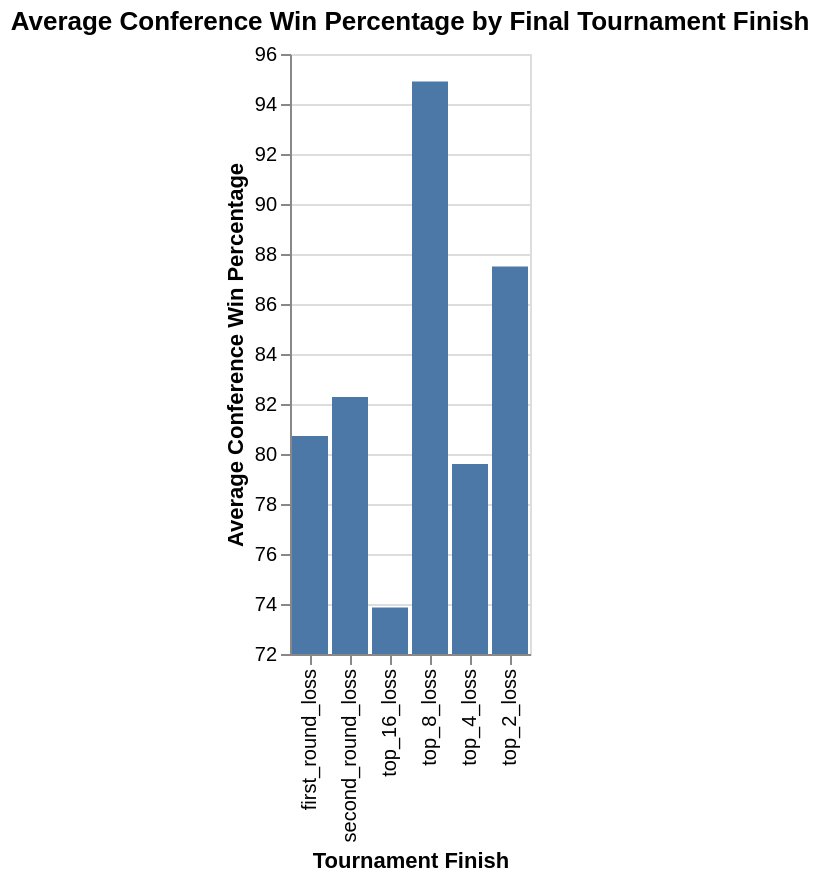

Notebook code cell kept with this figure:
### Markdown cell above
Visualization 1: This chart compares average conference win percentage with final tournament finishes to test whether the team's conference record can predict how far a team advances. If it were a good predictor, averages would rise as the team's tourney finishes get better. Instead, the pattern is uneven with the top 16 losers average at 74% while top 8 losers average about 95%. This suggests conference win percentage alone is a weak predictor of tournament outcome would need to be used alongside seed as another predictor.

### Code cell
finish_order = [
    "opening_round_loss", "first_round_loss", "second_round_loss",
    "top_16_loss", "top_8_loss", "top_4_loss", "top_2_loss", "champ"
]

conf_wins_plot = alt.Chart(wmm_tidy).mark_bar().encode(
    x = alt.X("tourney_finish:N").sort(finish_order).title("Tournament Finish"),
    y = alt.Y("mean(conf_wins_pct)").scale(zero=False).title("Average Conference Win Percentage")
).properties(
    title="Average Conference Win Percentage by Final Tournament Finish"
)

conf_wins_plot

### Figure 1 — Vega-Lite specification as saved in the notebook (floating-point values rounded to 4 significant figures)
{"config": {"view": {"continuousWidth": 300, "continuousHeight": 300}}, "data": {"name": "data-cf216c69a7f94ce19a87af09c7742b5c"}, "mark": {"type": "bar"}, "encoding": {"x": {"field": "tourney_finish", "sort": ["opening_round_loss", "first_round_loss", "second_round_loss", "top_16_loss", "top_8_loss", "top_4_loss", "top_2_loss", "champ"], "title": "Tournament Finish", "type": "nominal"}, "y": {"aggregate": "mean", "field": "conf_wins_pct", "scale": {"zero": false}, "title": "Average Conference Win Percentage", "type": "quantitative"}}, "title": "Average Conference Win Percentage by Final Tournament Finish", "$schema": "https://vega.github.io/schema/vega-lite/v5.20.1.json", "datasets": {"data-cf216c69a7f94ce19a87af09c7742b5c": [{"year": 1983, "school": "Auburn", "seed": 5, "conf_wins_pct": 75.0, "reg_wins_pct": 76.7, "tourney_finish": "top_16_loss"}, {"year": 1983, "school": "Georgia", "seed": 2, "conf_wins_pct": 50.0, "reg_wins_pct": 80.0, "tourney_finish": "top_4_loss"}, {"year": 1983, "school": "Kentucky", "seed": 3, "conf_wins_pct": 75.0, "reg_wins_pct": 85.2, "tourney_finish": "first_round_loss"}, {"year": 1983, "school": "Ole Miss", "seed": 4, "conf_wins_pct": 75.0, "reg_wins_pct": 83.3, "tourney_finish": "top_16_loss"}, {"year": 1983, "school": "Tennessee", "seed": 1, "conf_wins_pct": 87.5, "reg_wins_pct": 76.7, "tourney_finish": "top_8_loss"}, {"year": 1984, "school": "Alabama", "seed": 2, "conf_wins_pct": 62.5, "reg_wins_pct": 73.3, "tourney_finish": "top_16_loss"}, {"year": 1984, "school": "Georgia", "seed": 1, "conf_wins_pct": 87.5, "reg_wins_pct": 93.3, "tourney_finish": "top_8_loss"}, {"year": 1984, "school": "Louisville", "seed": 5, "conf_wins_pct": 70.0, "reg_wins_pct": 51.6, "tourney_finish": "first_round_loss"}, {"year": 1984, "school": "LSU", "seed": 5, "conf_wins_pct": 62.5, "reg_wins_pct": 78.6, "tourney_finish": "top_16_loss"}, {"year": 1984, "school": "Ole Miss", "seed": 4, "conf_wins_pct": 75.0, "reg_wins_pct": 82.1, "tourney_finish": "top_16_loss"}, {"year": 1984, "school": "Tennessee", "seed": 3, "conf_wins_pct": 87.5, "reg_wins_pct": 67.9, "tourney_finish": "top_2_loss"}, {"year": 1985, "school": "Auburn", "seed": 3, "conf_wins_pct": 62.5, "reg_wins_pct": 82.8, "tourney_finish": "top_16_loss"}, {"year": 1985, "school": "Georgia", "seed": 2, "conf_wins_pct": 87.5, "reg_wins_pct": 86.2, "tourney_finish": "top_2_loss"}, {"year": 1985, "school": "Memphis", "seed": 6, "conf_wins_pct": 90.0, "reg_wins_pct": 79.3, "tourney_finish": "first_round_loss"}, {"year": 1985, "school": "Ole Miss", "seed": 2, "conf_wins_pct": 100.0, "reg_wins_pct": 93.1, "tourney_finish": "top_8_loss"}, {"year": 1985, "school": "Southern Miss.", "seed": 7, "conf_wins_pct": 80.0, "reg_wins_pct": 72.4, "tourney_finish": "first_round_loss"}, {"year": 1985, "school": "Tennessee", "seed": 3, "conf_wins_pct": 50.0, "reg_wins_pct": 70.0, "tourney_finish": "top_16_loss"}, {"year": 1996, "school": "DePaul", "seed": 7, "conf_wins_pct": 92.9, "reg_wins_pct": 69.0, "tourney_finish": "second_round_loss"}, {"year": 1996, "school": "George Washington", "seed": 6, "conf_wins_pct": 87.5, "reg_wins_pct": 80.6, "tourney_finish": "second_round_loss"}, {"year": 1996, "school": "Massachusetts", "seed": 8, "conf_wins_pct": 68.8, "reg_wins_pct": 69.0, "tourney_finish": "first_round_loss"}, {"year": 1996, "school": "Memphis", "seed": 8, "conf_wins_pct": 71.4, "reg_wins_pct": 66.7, "tourney_finish": "first_round_loss"}, {"year": 1996, "school": "Notre Dame", "seed": 12, "conf_wins_pct": 83.3, "reg_wins_pct": 75.9, "tourney_finish": "second_round_loss"}, {"year": 1996, "school": "Rhode Island", "seed": 10, "conf_wins_pct": 81.3, "reg_wins_pct": 75.0, "tourney_finish": "first_round_loss"}, {"year": 1996, "school": "Southern Miss.", "seed": 9, "conf_wins_pct": 78.6, "reg_wins_pct": 75.0, "tourney_finish": "second_round_loss"}, {"year": 1996, "school": "Tulane", "seed": 14, "conf_wins_pct": 64.3, "reg_wins_pct": 70.0, "tourney_finish": "first_round_loss"}, {"year": 1996, "school": "UConn", "seed": 1, "conf_wins_pct": 94.4, "reg_wins_pct": 90.9, "tourney_finish": "top_4_loss"}, {"year": 1997, "school": "DePaul", "seed": 12, "conf_wins_pct": 71.4, "reg_wins_pct": 71.4, "tourney_finish": "first_round_loss"}, {"year": 1997, "school": "George Washington", "seed": 5, "conf_wins_pct": 100.0, "reg_wins_pct": 83.3, "tourney_finish": "top_8_loss"}, {"year": 1997, "school": "Louisville", "seed": 10, "conf_wins_pct": 85.7, "reg_wins_pct": 71.4, "tourney_finish": "first_round_loss"}, {"year": 1997, "school": "Marquette", "seed": 12, "conf_wins_pct": 71.4, "reg_wins_pct": 69.0, "tourney_finish": "second_round_loss"}, {"year": 1997, "school": "Memphis", "seed": 11, "conf_wins_pct": 85.7, "reg_wins_pct": 78.6, "tourney_finish": "first_round_loss"}, {"year": 1997, "school": "Notre Dame", "seed": 6, "conf_wins_pct": 94.4, "reg_wins_pct": 81.8, "tourney_finish": "top_4_loss"}, {"year": 1997, "school": "Saint Joseph's", "seed": 7, "conf_wins_pct": 93.8, "reg_wins_pct": 86.2, "tourney_finish": "second_round_loss"}, {"year": 1997, "school": "San Diego St.", "seed": 11, "conf_wins_pct": 93.8, "reg_wins_pct": 79.3, "tourney_finish": "first_round_loss"}, {"year": 1997, "school": "Tulane", "seed": 4, "conf_wins_pct": 85.7, "reg_wins_pct": 86.7, "tourney_finish": "second_round_loss"}, {"year": 1997, "school": "UC Santa Barbara", "seed": 13, "conf_wins_pct": 93.3, "reg_wins_pct": 82.8, "tourney_finish": "first_round_loss"}, {"year": 1997, "school": "UConn", "seed": 1, "conf_wins_pct": 100.0, "reg_wins_pct": 100.0, "tourney_finish": "top_8_loss"}, {"year": 1997, "school": "Utah", "seed": 5, "conf_wins_pct": 93.8, "reg_wins_pct": 82.8, "tourney_finish": "second_round_loss"}, {"year": 1998, "school": "Colorado St.", "seed": 12, "conf_wins_pct": 78.6, "reg_wins_pct": 82.1, "tourney_finish": "second_round_loss"}, {"year": 1998, "school": "George Washington", "seed": 10, "conf_wins_pct": 75.0, "reg_wins_pct": 67.9, "tourney_finish": "second_round_loss"}, {"year": 1998, "school": "Hawaii", "seed": 8, "conf_wins_pct": 92.9, "reg_wins_pct": 88.9, "tourney_finish": "first_round_loss"}, {"year": 1998, "school": "Kent St.", "seed": 13, "conf_wins_pct": 100.0, "reg_wins_pct": 79.3, "tourney_finish": "first_round_loss"}, {"year": 1998, "school": "Louisville", "seed": 10, "conf_wins_pct": 75.0, "reg_wins_pct": 63.3, "tourney_finish": "second_round_loss"}, {"year": 1998, "school": "Marquette", "seed": 10, "conf_wins_pct": 81.3, "reg_wins_pct": 78.6, "tourney_finish": "first_round_loss"}, {"year": 1998, "school": "Massachusetts", "seed": 13, "conf_wins_pct": 68.8, "reg_wins_pct": 65.5, "tourney_finish": "first_round_loss"}, {"year": 1998, "school": "Memphis", "seed": 5, "conf_wins_pct": 87.5, "reg_wins_pct": 75.9, "tourney_finish": "first_round_loss"}, {"year": 1998, "school": "Miami (FL)", "seed": 11, "conf_wins_pct": 72.2, "reg_wins_pct": 67.9, "tourney_finish": "first_round_loss"}, {"year": 1998, "school": "New Mexico", "seed": 8, "conf_wins_pct": 71.4, "reg_wins_pct": 81.3, "tourney_finish": "first_round_loss"}, {"year": 1998, "school": "Notre Dame", "seed": 9, "conf_wins_pct": 66.7, "reg_wins_pct": 69.0, "tourney_finish": "top_16_loss"}, {"year": 1998, "school": "Rutgers", "seed": 5, "conf_wins_pct": 77.8, "reg_wins_pct": 69.0, "tourney_finish": "top_16_loss"}, {"year": 1998, "school": "SMU", "seed": 11, "conf_wins_pct": 78.6, "reg_wins_pct": 75.0, "tourney_finish": "first_round_loss"}, {"year": 1998, "school": "Tulane", "seed": 12, "conf_wins_pct": 75.0, "reg_wins_pct": 77.8, "tourney_finish": "first_round_loss"}, {"year": 1998, "school": "UC Santa Barbara", "seed": 11, "conf_wins_pct": 93.3, "reg_wins_pct": 83.9, "tourney_finish": "second_round_loss"}, {"year": 1998, "school": "UConn", "seed": 2, "conf_wins_pct": 94.4, "reg_wins_pct": 93.9, "tourney_finish": "top_8_loss"}, {"year": 1998, "school": "Utah", "seed": 7, "conf_wins_pct": 78.6, "reg_wins_pct": 80.8, "tourney_finish": "first_round_loss"}, {"year": 1998, "school": "Virginia Tech", "seed": 11, "conf_wins_pct": 68.8, "reg_wins_pct": 70.0, "tourney_finish": "second_round_loss"}, {"year": 1999, "school": "Cincinnati", "seed": 12, "conf_wins_pct": 75.0, "reg_wins_pct": 73.3, "tourney_finish": "first_round_loss"}, {"year": 1999, "school": "Colorado St.", "seed": 2, "conf_wins_pct": 100.0, "reg_wins_pct": 93.9, "tourney_finish": "top_16_loss"}, {"year": 1999, "school": "Louisville", "seed": 10, "conf_wins_pct": 75.0, "reg_wins_pct": 67.7, "tourney_finish": "first_round_loss"}, {"year": 1999, "school": "Marquette", "seed": 8, "conf_wins_pct": 75.0, "reg_wins_pct": 75.0, "tourney_finish": "first_round_loss"}, {"year": 1999, "school": "Saint Joseph's", "seed": 11, "conf_wins_pct": 87.5, "reg_wins_pct": 80.6, "tourney_finish": "second_round_loss"}, {"year": 1999, "school": "SMU", "seed": 11, "conf_wins_pct": 78.6, "reg_wins_pct": 65.5, "tourney_finish": "second_round_loss"}, {"year": 1999, "school": "Toledo", "seed": 6, "conf_wins_pct": 87.5, "reg_wins_pct": 83.3, "tourney_finish": "first_round_loss"}, {"year": 1999, "school": "Tulane", "seed": 6, "conf_wins_pct": 75.0, "reg_wins_pct": 82.8, "tourney_finish": "first_round_loss"}, {"year": 1999, "school": "UC Santa Barbara", "seed": 10, "conf_wins_pct": 100.0, "reg_wins_pct": 89.7, "tourney_finish": "first_round_loss"}, {"year": 1999, "school": "Virginia Tech", "seed": 4, "conf_wins_pct": 93.8, "reg_wins_pct": 92.9, "tourney_finish": "top_16_loss"}, {"year": 1999, "school": "Xavier", "seed": 8, "conf_wins_pct": 68.8, "reg_wins_pct": 74.2, "tourney_finish": "second_round_loss"}, {"year": 2000, "school": "George Washington", "seed": 7, "conf_wins_pct": 87.5, "reg_wins_pct": 83.3, "tourney_finish": "second_round_loss"}, {"year": 2000, "school": "Kent St.", "seed": 9, "conf_wins_pct": 93.8, "reg_wins_pct": 83.3, "tourney_finish": "first_round_loss"}, {"year": 2000, "school": "Marquette", "seed": 7, "conf_wins_pct": 87.5, "reg_wins_pct": 78.6, "tourney_finish": "first_round_loss"}, {"year": 2000, "school": "Saint Joseph's", "seed": 10, "conf_wins_pct": 87.5, "reg_wins_pct": 82.8, "tourney_finish": "second_round_loss"}, {"year": 2000, "school": "Tulane", "seed": 6, "conf_wins_pct": 75.0, "reg_wins_pct": 86.7, "tourney_finish": "second_round_loss"}, {"year": 2000, "school": "UAB", "seed": 11, "conf_wins_pct": 50.0, "reg_wins_pct": 61.3, "tourney_finish": "top_16_loss"}, {"year": 2000, "school": "UC Santa Barbara", "seed": 4, "conf_wins_pct": 100.0, "reg_wins_pct": 90.9, "tourney_finish": "first_round_loss"}, {"year": 2000, "school": "Xavier", "seed": 6, "conf_wins_pct": 81.3, "reg_wins_pct": 86.7, "tourney_finish": "first_round_loss"}, {"year": 2001, "school": "Denver", "seed": 10, "conf_wins_pct": 87.5, "reg_wins_pct": 80.0, "tourney_finish": "first_round_loss"}, {"year": 2001, "school": "Louisville", "seed": 13, "conf_wins_pct": 87.5, "reg_wins_pct": 67.9, "tourney_finish": "first_round_loss"}, {"year": 2001, "school": "Toledo", "seed": 12, "conf_wins_pct": 93.8, "reg_wins_pct": 83.3, "tourney_finish": "first_round_loss"}, {"year": 2001, "school": "Tulane", "seed": 10, "conf_wins_pct": 75.0, "reg_wins_pct": 71.0, "tourney_finish": "first_round_loss"}, {"year": 2002, "school": "Kent St.", "seed": 14, "conf_wins_pct": 81.3, "reg_wins_pct": 66.7, "tourney_finish": "first_round_loss"}, {"year": 2002, "school": "Temple", "seed": 14, "conf_wins_pct": 75.0, "reg_wins_pct": 66.7, "tourney_finish": "first_round_loss"}, {"year": 2003, "school": "George Washington", "seed": 7, "conf_wins_pct": 93.8, "reg_wins_pct": 80.0, "tourney_finish": "second_round_loss"}, {"year": 2003, "school": "Georgia St.", "seed": 16, "conf_wins_pct": 75.0, "reg_wins_pct": 66.7, "tourney_finish": "first_round_loss"}, {"year": 2003, "school": "Western Mich.", "seed": 14, "conf_wins_pct": 62.5, "reg_wins_pct": 64.5, "tourney_finish": "first_round_loss"}, {"year": 2003, "school": "Xavier", "seed": 10, "conf_wins_pct": 68.8, "reg_wins_pct": 69.0, "tourney_finish": "first_round_loss"}, {"year": 2004, "school": "Eastern Mich.", "seed": 14, "conf_wins_pct": 75.0, "reg_wins_pct": 75.9, "tourney_finish": "first_round_loss"}, {"year": 2004, "school": "George Washington", "seed": 8, "conf_wins_pct": 87.5, "reg_wins_pct": 75.9, "tourney_finish": "first_round_loss"}, {"year": 2004, "school": "Middle Tenn.", "seed": 13, "conf_wins_pct": 71.4, "reg_wins_pct": 76.7, "tourney_finish": "second_round_loss"}, {"year": 2004, "school": "Temple", "seed": 11, "conf_wins_pct": 87.5, "reg_wins_pct": 70.0, "tourney_finish": "first_round_loss"}, {"year": 2016, "school": "Belmont", "seed": 13, "conf_wins_pct": 81.3, "reg_wins_pct": 75.0, "tourney_finish": "first_round_loss"}, {"year": 2016, "school": "Buffalo", "seed": 14, "conf_wins_pct": 44.4, "reg_wins_pct": 60.6, "tourney_finish": "first_round_loss"}, {"year": 2017, "school": "Belmont", "seed": 13, "conf_wins_pct": 100.0, "reg_wins_pct": 84.4, "tourney_finish": "first_round_loss"}, {"year": 2017, "school": "Toledo", "seed": 10, "conf_wins_pct": 66.7, "reg_wins_pct": 75.8, "tourney_finish": "first_round_loss"}, {"year": 2018, "school": "Belmont", "seed": 12, "conf_wins_pct": 100.0, "reg_wins_pct": 91.2, "tourney_finish": "first_round_loss"}, {"year": 2018, "school": "Buffalo", "seed": 11, "conf_wins_pct": 88.9, "reg_wins_pct": 84.4, "tourney_finish": "top_16_loss"}, {"year": 2018, "school": "Central Mich.", "seed": 11, "conf_wins_pct": 94.4, "reg_wins_pct": 87.5, "tourney_finish": "top_16_loss"}]}}
